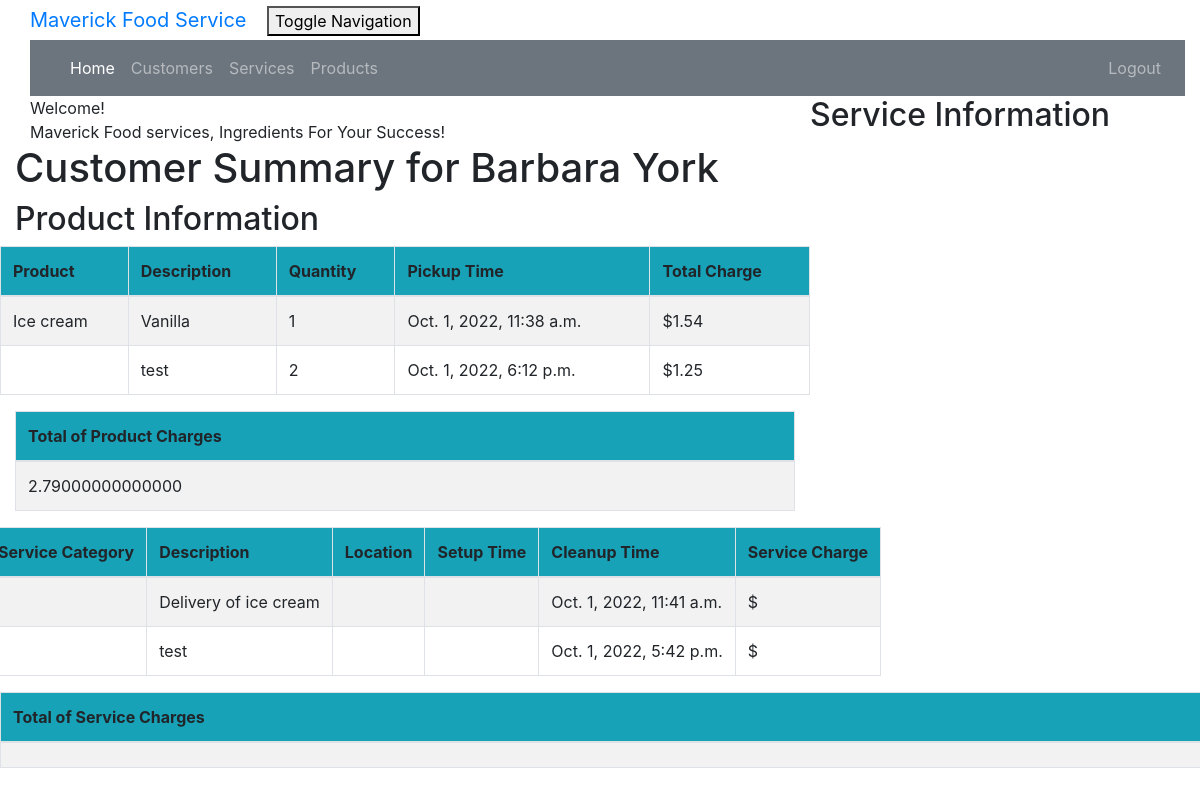
The page /customer/1/summary/ (signed in) on the database its author committed.
### crm/models.py (models this page shows, shortened)
class Customer(models.Model):
    cust_name = models.CharField(max_length=50)
    email = models.EmailField(max_length=100)
    phone = models.CharField(max_length=20)
    bldgroom = models.CharField(max_length=100)
    address = models.CharField(max_length=200)
    city = models.CharField(max_length=50)
    state = models.CharField(max_length=50)
    zipcode = models.CharField(max_length=10)
    organization = models.CharField(max_length=100)
    role = models.CharField(max_length=100)

class Product(models.Model):
    cust_name = models.ForeignKey(Customer, on_delete=models.CASCADE, related_name='products')
    product = models.CharField(max_length=100)
    description = models.TextField()
    quantity = models.IntegerField()
    pickup_time = models.DateTimeField(
        default=timezone.now)
    charge = models.DecimalField(max_digits=10, decimal_places=2)
    created_date = models.DateTimeField(
        default=timezone.now)
    updated_date = models.DateTimeField(auto_now_add=True)

class Service(models.Model):
    cust_name = models.ForeignKey(Customer, on_delete=models.CASCADE, related_name='services')
    service_category = models.CharField(max_length=100)
    description = models.TextField()
    location = models.CharField(max_length=200)
    setup_time = models.DateTimeField(
        default=timezone.now)
    cleanup_time = models.DateTimeField(
        default=timezone.now)
    service_charge = models.DecimalField(max_digits=10, decimal_places=2)
    created_date = models.DateTimeField(
        default=timezone.now)
    updated_date = models.DateTimeField(auto_now_add=True)

### crm/views.py (the view)
# urls.py: path('customer/<int:pk>/summary/', views.summary, name='summary'),
@login_required
def summary(request, pk):
    customer = get_object_or_404(Customer, pk=pk)
    services = Service.objects.filter(cust_name=pk)
    products = Product.objects.filter(cust_name=pk)
    sum_service_charge = \
        Service.objects.filter(cust_name=pk).aggregate(Sum('service_charge'))
    sum_product_charge = \
        Product.objects.filter(cust_name=pk).aggregate(Sum('charge'))
    sum = sum_product_charge.get("charge__sum")
    if sum== None:
        sum_product_charge = {'charge__sum' : Decimal('0')}
    sum = sum_service_charge.get("service_charge__sum")
    if sum== None:
        sum_service_charge = {'service_charge__sum' : Decimal('0')}
    return render(request, 'crm/summary.html', {'customer': customer,
                              'products': products,
                              'services': services,
                              'sum_service_charge': sum_service_charge,
                              'sum_product_charge': sum_product_charge,})

### crm/templates/crm/summary.html
{% extends 'crm/base.html' %}
{% block content %}
{% load mathfilters %}
{% load humanize %}
<div class="container">
    <div class="row">
        <div class="col-md-10 col-md-offset-1">
            <div class="panel panel-primary">
                <div class="panel-heading">Welcome!</div>
                <div class="panel-body">
                    Maverick Food services, Ingredients For Your Success!
                </div>
            </div>
        </div>
    </div>
</div>
<div class="row">
  <h1 style="padding-left: 15Px">Customer Summary for {{ customer.cust_name }}</h1>
</div>
    <div class="row">
        <h2 style="padding-left: 15Px">Product Information</h2>
    </div>
    <div class="row">
        <table class="table table-striped table-bordered table-hover">
            <thead>
            <tr class="bg-info">
                <th>Product</th>
                <th>Description</th>
                <th>Quantity</th>
                <th>Pickup Time</th>
                <th>Total Charge</th>
            </tr>
            </thead>
            <tbody>
            {% for product in products %}
                <tr>
<td>{{ product.product }}</td>
<td>{{ product.description }}</td>
<td>{{ product.quantity|intcomma }}</td>
<td>{{ product.pickup_time }}</td>
<td>${{ product.charge|floatformat:2|intcomma }}</td>
                </tr>
            {% endfor %}
            </tbody>
        </table>
    </div>
        <table class="table table-striped table-bordered table-hover">
        <thead>
            <tr class="bg-info">
                <th>Total of Product Charges</th>
            </tr>
        </thead>
        <tbody>
            <tr>
                <td>{{ sum_product_charge.charge__sum|intcomma }}</td>
            </tr>
        </tbody>
    </table>
</div>
    <div class="row">
        <h2 style="padding-left: 15Px">Service Information</h2>
    </div>
    <div class="row">
        <table class="table table-striped table-bordered table-hover">
            <thead>
            <tr class="bg-info">
                <th>Service Category</th>
                <th>Description</th>
                <th>Location</th>
                <th>Setup Time</th>
                <th>Cleanup Time</th>
                <th>Service Charge</th>
            </tr>
            </thead>
            <tbody>
            {% for service in services %}
                <tr>
<td>{{ service.service }}</td>
<td>{{ service.description }}</td>
<td>{{ product.location }}</td>
<td>{{ product.setup_time }}</td>
<td>{{ service.cleanup_time }}</td>
<td>${{ service.charge|floatformat:2|intcomma }}</td>
                </tr>
            {% endfor %}
            </tbody>
        </table>
    </div>
        <table class="table table-striped table-bordered table-hover">
        <thead>
            <tr class="bg-info">
                <th>Total of Service Charges</th>
            </tr>
        </thead>
        <tbody>
            <tr>
                <td>{{ sum_service_charge.charge__sum|intcomma }}</td>
            </tr>
        </tbody>
    </table>
</div>
{% endblock %}

### crm/static/css/portfolio.css (style rules this page uses)
body { padding-left: 15px; }

### rows shown on the page
Customer: cust_name "Barbara York"
Product: product "Ice cream", description "Vanilla", quantity "1", pickup_time "Oct. 1, 2022, 11:38 a.m.", charge "1.54"
Product: description "test", quantity "2", pickup_time "Oct. 1, 2022, 6:12 p.m.", charge "1.25"
Service: description "Delivery of ice cream", cleanup_time "Oct. 1, 2022, 11:41 a.m."
Service: description "test", cleanup_time "Oct. 1, 2022, 5:42 p.m."

### other values the page prints
{{ sum_product_charge.charge__sum|intcomma }} "2.79000000000000"
